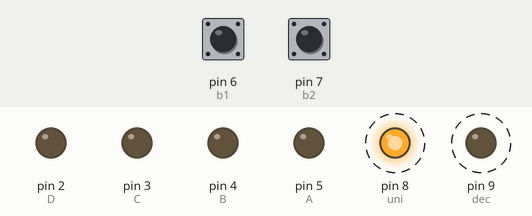
The sketch below on a simulated Arduino Uno, built with avr-gcc and run on an emulated ATmega328P. Parts: output pins drawn as LEDs (lit = HIGH). Dashed ring = blinking. Inputs (shaded band) come from the test bench; at power-on: pin 6 (b1) HIGH, pin 7 (b2) HIGH.

Above: at 1.25 s.
1.3 s: pin 6 (b1) pulled LOW for 0.25 s
At 1.7 s:
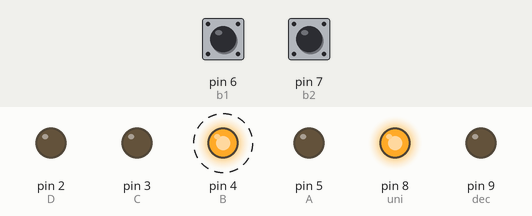
4.3 s: pin 7 (b2) pulled LOW for 0.25 s
At 4.75 s:
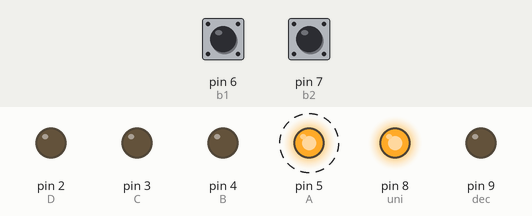
7.3 s: pin 6 (b1) pulled LOW for 1 s
At 8.05 s:
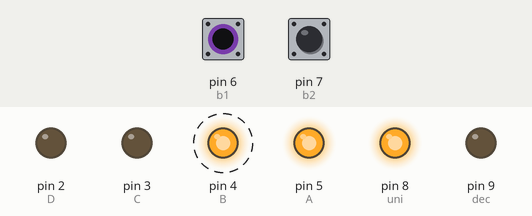
10.3 s: pin 7 (b2) pulled LOW for 3.2 s
At 10.52 s:
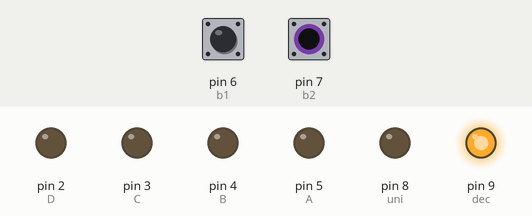
15.0 s: pin 6 (b1) pulled LOW for 3.2 s
At 17.7 s:
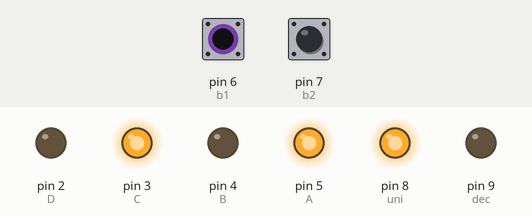
19.9 s: pin 6 (b1) pulled LOW for 0.25 s
At 20.35 s:
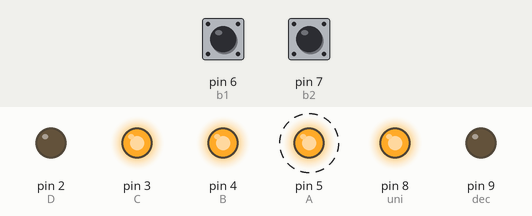
Timing chart, 0 to 23.9 s (numbered marks = the images above; inputs shaded):
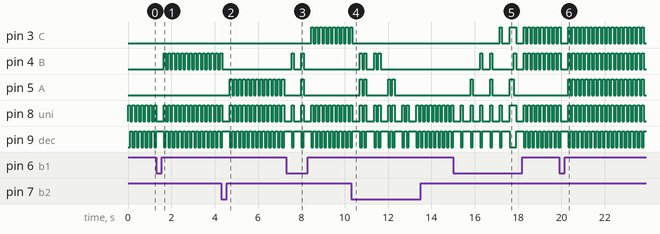

The sketch:

Narvaez_Adonis_Deber3.ino
```cpp
/*UNIVERSIDAD TÉCNICA DEL NORTE
   FICA-CIERCOM
   MICROPROCESADOS

   Nombre: Adonis Narváez
   Fecha: 06-11-2018

   Temas:
   1.- Realizar un programa que medienta un pulsador se aumente el
   valor de un contador (1 al 40) y mediante otro pulsador se reste
   ese valor. El visualización del proceso se lo hace en displays.
*/
int A=5;
int B=4;
int C=3;
int D=2;
int b1=6;
int b2=7;
int i=1;
int dec=9;
int uni=8;
int decenas;
int unidades;
void setup() {
  // put your setup code here, to run once:
 pinMode(2,OUTPUT);
 pinMode(3,OUTPUT);
 pinMode(4,OUTPUT);
 pinMode(5,OUTPUT);
 pinMode(b1,INPUT_PULLUP);
 pinMode(b2,INPUT_PULLUP);
 pinMode(9,OUTPUT);
 pinMode(8,OUTPUT);
}


void loop() {
  // put your main code here, to run repeatedly:
  if(digitalRead(b1)==LOW){
    delay(250);
    if(i<41){
      i++;
      decenas =i/10;
      unidades=i %10;
    }
    else{
      i=1;
      unidades=1;
      decenas=0;
    }
  }
  digitalWrite(uni,HIGH);
   digitalWrite(dec,LOW);
   display1(unidades);
   delay(100);
   digitalWrite(uni,LOW);
   digitalWrite(dec,HIGH);
   display1(decenas);
   delay(100);

  if(digitalRead(b2)==LOW){
    delay(250);
    if(i<41){
      i--;
      decenas =i/10;
      unidades=i %10;
    }
    else{
      i=1;
      unidades=1;
      decenas=0;
    }
   digitalWrite(uni,HIGH);
   digitalWrite(dec,LOW);
   display1(unidades);
   delay(100);
   digitalWrite(uni,LOW);
   digitalWrite(dec,HIGH);
   display1(decenas);
   delay(100);
}
}
void display1(int j){
 switch(j){

  //0
case 0:digitalWrite(A,LOW);
digitalWrite(B,LOW);
digitalWrite(C,LOW);
digitalWrite(D,LOW);
break;
//1
case 1: digitalWrite(A,HIGH);
digitalWrite(B,LOW);
digitalWrite(C,LOW);
digitalWrite(D,LOW);
break;;
//2
case 2: digitalWrite(A,LOW);
digitalWrite(B,HIGH);
digitalWrite(C,LOW);
digitalWrite(D,LOW);
break;
//3
case 3: digitalWrite(A,HIGH);
digitalWrite(B,HIGH);
digitalWrite(C,LOW);
digitalWrite(D,LOW);
break;
//4
case 4:digitalWrite(A,LOW);
digitalWrite(B,LOW);
digitalWrite(C,HIGH);
digitalWrite(D,LOW);
break;
//5
case 5:digitalWrite(A,HIGH);
digitalWrite(B,LOW);
digitalWrite(C,HIGH);
digitalWrite(D,LOW);
delay(200);
//6
case 6:digitalWrite(A,LOW);
digitalWrite(B,HIGH);
digitalWrite(C,HIGH);
digitalWrite(D,LOW);
break;
//7
case 7:digitalWrite(A,HIGH);
digitalWrite(B,HIGH);
digitalWrite(C,HIGH);
digitalWrite(D,LOW);
break;
//8
case 8:digitalWrite(A,LOW);
digitalWrite(B,LOW);
digitalWrite(C,LOW);
digitalWrite(D,HIGH);
break;
//9
case 9:digitalWrite(A,HIGH);
digitalWrite(B,LOW);
digitalWrite(C,LOW);
digitalWrite(D,HIGH);
break;
 }
}
```

Measured:
- after the input at 1.3 s, pin 4 (B): alternates HIGH for 0.10 s and LOW for 0.10 s, starting after 0.35 s
- after the input at 4.3 s, pin 4 (B): goes on until 4.4 s, then stays LOW; pin 5 (A): alternates HIGH for 0.10 s and LOW for 0.10 s, starting after 0.40 s
- after the input at 7.3 s, pin 3 (C): alternates HIGH for 0.10 s and LOW for 0.10 s, starting after 1.2 s; pin 4 (B): alternates HIGH for 0.10 s and LOW for 0.35 s, 4 changes in all, then stays LOW, starting after 0.25 s
- after the input at 10.3 s, pin 3 (C): goes on until 10.4 s, then stays LOW; pin 4 (B): LOW → HIGH after 0.40 s, → LOW 0.10 s later, → HIGH 0.10 s later, → LOW 0.10 s later, … (8 changes in this stretch); pin 5 (A): LOW → HIGH after 0.40 s, → LOW 0.10 s later, → HIGH 0.10 s later, → LOW 0.10 s later, … (8 changes in this stretch)
- after the input at 15.0 s, pin 3 (C): goes HIGH 0.10 s, LOW 0.35 s, HIGH 0.30 s, LOW 0.35 s, 8 × (HIGH 0.10 s, LOW 0.10 s), then HIGH, starting after 2.2 s; pin 4 (B): LOW → HIGH after 1.3 s, → LOW 0.10 s later, → HIGH 0.35 s later, → LOW 0.10 s later, … (23 changes in this stretch)
- after the input at 19.9 s, pin 5 (A): alternates HIGH for 0.10 s and LOW for 0.10 s, starting after 0.41 s
